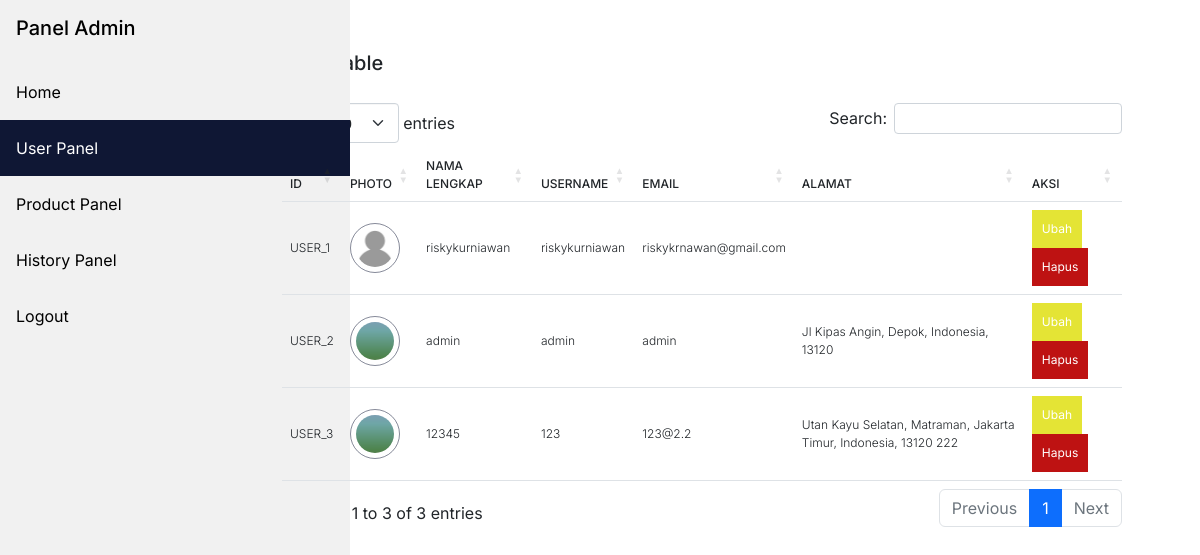
/admin/users/index.php (signed in), run on an earlier commit of the app's database.
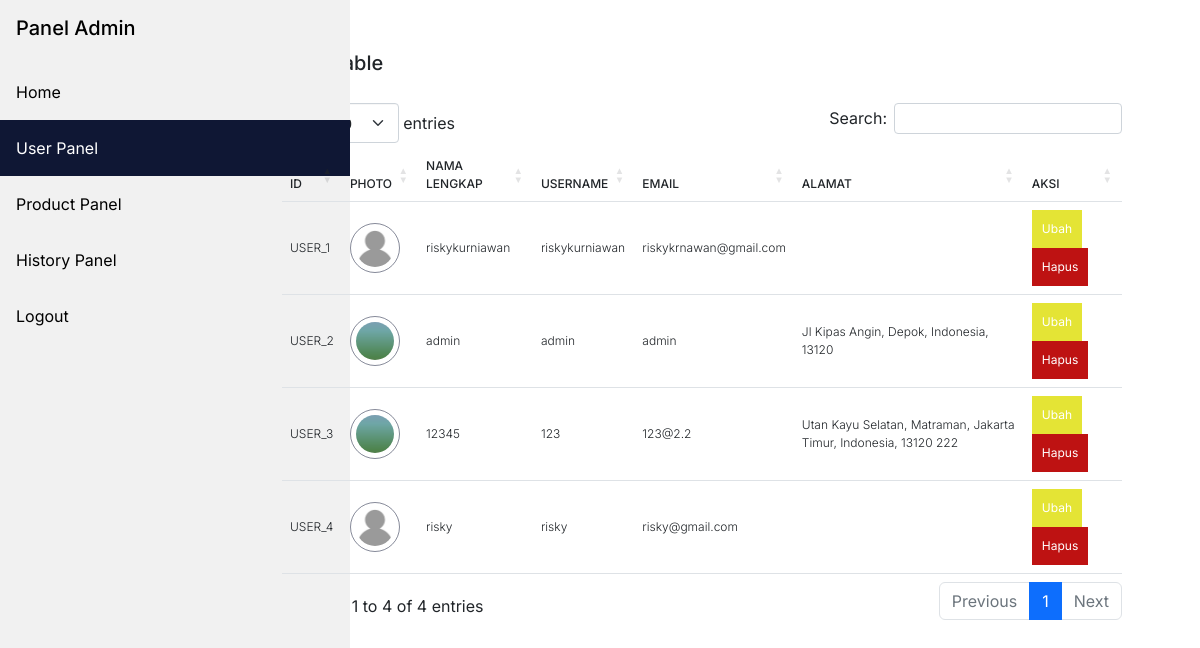
And on a later commit of the database.
### tables this page shows
CREATE TABLE `users` (
  `id` int(11) NOT NULL,
  `fullname` varchar(128) NOT NULL,
  `username` varchar(255) NOT NULL,
  `password` varchar(255) NOT NULL,
  `email` varchar(255) NOT NULL,
  `address` text NOT NULL,
  `photo` varchar(255) NOT NULL
);

### config.php (called while the page is built, shortened)
<?php
$db = mysqli_connect("localhost", "root", "", "playstation-game-store", '3306');
function query($query) {
    global $db;
    $result = mysqli_query($db, $query);
    $rows = [];
    while ($row = mysqli_fetch_assoc($result)) $rows[] = $row;
    return $rows;
}

### admin/users/index.php (the view, shortened to what this page needs)
<?php
require '../../config.php';
$users = query("SELECT * FROM users");
$i = 1;
?>
<!DOCTYPE html>
<html lang="en">
<head>
  <link rel="stylesheet" href="../../resources/css/userpanel.css">
  <link rel="stylesheet" href="https://cdnjs.cloudflare.com/ajax/libs/font-awesome/6.2.0/css/all.min.css" />
  <link rel="stylesheet" href="https://cdnjs.cloudflare.com/ajax/libs/twitter-bootstrap/5.2.0/css/bootstrap.min.css">
  <link rel="stylesheet" href="https://cdn.datatables.net/1.13.1/css/dataTables.bootstrap5.min.css">
</head>
<body>
  <div class="row">
    <div class="col-md-2">
      <div class="sidebar">
        <a class='main'><h5>Panel Admin</h5></a>
        <a href="../../index.php">Home</a>
        <a class="active" href="#">User Panel</a>
        <a href="../products/">Product Panel</a>
        <a href="../history/">History Panel</a>
        <a href="../../logout.php">Logout</a>
      </div>
    </div>
    <div class="col-md-10">
      <div class="content pb-5">
          <section>
            <div class="warp">
              <h5>Users Table</h5>
            </div>
            <div class="container-fluid">
              <table id="dtBasicExample" class="table table-hover" cellspacing="0" width="100%">
                <thead>
                  <tr>
                    <th>ID</th>
                    <th>Photo</th>
                    <th>Nama Lengkap</th>
                    <th>Username</th>
                    <th>Email</th>
                    <th>Alamat</th>
                    <th>Aksi</th>
                  </tr>
                </thead>
                <tbody>
                  <?php foreach ($users as $user) : ?>
                    <tr>
                      <td>USER_<?= $i++ ?></td>
                      <td>
                        <?php
                          $photo = $user["photo"];
                          echo $photo ?
                            "<img src='../../resources/img/$photo' width='50' alt='Avatar' class='avatar'>" :
                            '<img src="../../resources/assets/person-dummy.jpg" width="50" alt="Avatar" class="avatar">';
                        ?>
                      </td>
                      <td><?= $user['fullname'] ?></td>
                      <td><?= $user['username'] ?></td>
                      <td><?= $user['email'] ?></td>
                      <td><?= $user['address'] ?></td>
                      <td>
                        <a href="update.php?id=<?= $user["id"] ?>" class="text-black fs-15px">
                          <button class="button-update">Ubah</button>
                        </a>
                        <a href="delete.php?id=<?= $user["id"] ?>" onclick="return confirm('Apakah anda ingin menghapus File?')" class="text-black fs-15px">
                          <button class="button-delete">Hapus</button>
                        </a>
                      </td>
                    </tr>
                  <?php endforeach ?>
                </tbody>
              </table>
          </section>
        </div>
    </div>
  </div>
</body>
</html>

What changed in the data, as far as the page shows it:
added users: fullname "risky", username "risky", email "risky@gmail.com"
Also different on the page:
text written by a page script: "entries Search: Showing 1 to 3 of 3 entries Previous 1 Next" → "entries Search: Showing 1 to 4 of 4 entries Previous 1 Next"
